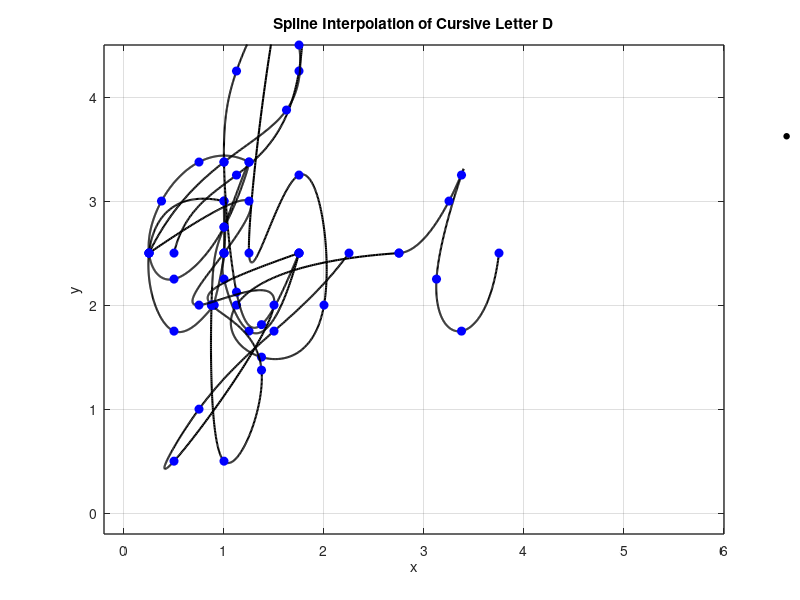

The MATLAB source for this figure:
%% letter a 

% Define data points for x and y coordinates
x = [1 0.25 0.5 0.9 0.9 1 1 1 1 1.25 1.75];
y = [3 2.5 1.75 2 2 2.5 3 2.5 2.25 1.75 2.5];

n = length(x);
t = 0:n-1; % Parametric coordinate t
tt = 0:0.01:n-1; % More dense coordinate tt for spline interpolation

% Compute spline interpolation
xx = spline(t, x, tt);
yy = spline(t, y, tt);

% Plot settings
figure(1)
plot(xx, yy, 'k', 'LineWidth', 1.5) % plot spline
hold on
plot(x, y, 'bo', 'MarkerFaceColor', 'b') % plot data points
axis([-0.2 6 -0.2 4.5])
grid on
title('Spline Interpolation of Cursive Letter D')
xlabel('x')
ylabel('y')
set(gca, 'FontSize', 10, 'LineWidth', 1)
grid on

%% letter b 

% Define data points for x and y coordinates
x = [0.5 1.125 1.75 1.625 1.25 1.75 2 1.375 1.125 2.75];
y = [2.5 3.25 4.25 5.25 2.5 3.25 2 1.5 2 2.5];

n = length(x);
t = 0:n-1; % Parametric coordinate t
tt = 0:0.01:n-1; % More dense coordinate tt for spline interpolation

% Compute spline interpolation
xx = spline(t, x, tt);
yy = spline(t, y, tt);

% Plot settings
figure(1)
plot(xx, yy, 'k', 'LineWidth', 1.5) % plot spline
hold on
plot(x, y, 'bo', 'MarkerFaceColor', 'b') % plot data points
axis([-0.2 6 -0.2 4.5])
grid on
title('Spline Interpolation of Cursive Letter B')
xlabel('x')
ylabel('y')
set(gca, 'FontSize', 10, 'LineWidth', 1)
grid on

%% Letter I
% Define data points for x and y coordinates
x = [2.75 3.25 3.375 3.125 3.375 3.75];
y = [2.5 3 3.25 2.25 1.75 2.5];
dot_x = 6.6;
dot_y = 3.625; 

n = length(x);
t = 0:n-1; % Parametric coordinate t
tt = 0:0.01:n-1; % More dense coordinate tt for spline interpolation

% Compute spline interpolation
xx = spline(t, x, tt);
yy = spline(t, y, tt);

% Plot settings
figure(1)
plot(xx, yy, 'k', 'LineWidth', 1.5) % plot spline
hold on
plot(x, y, 'bo', 'MarkerFaceColor', 'b') % plot data points
text(dot_x, dot_y, '•', 'Color', 'k', 'FontSize', 13);
axis([-0.2 6 -0.2 4.5])
grid on
title('Spline Interpolation of Cursive Letter I')
xlabel('x')

%% l

% Define data point for x and y coordinates 
x = [0.25, 1.00, 1.625, 1.75, 1.50, 1.125, 1.00, 1.125, 1.375, 1.75];
y = [2.50, 3.375,3.875, 4.5, 4.875, 4.25, 3.375, 2.125, 1.8125, 2.5];

n = length(x);
t = 0:n-1; % Parametric coordinate t
tt = 0:0.01:n-1; % More dense coordinate tt for spline interpolation

% Compute spline interpolation
xx = spline(t, x, tt);
yy = spline(t, y, tt);

% Plot settings
figure(1)
plot(xx, yy, 'k', 'LineWidth', 1.5) % plot spline
hold on
plot(x, y, 'bo', 'MarkerFaceColor', 'b') % plot data points
axis([-0.2 6 -0.2 4.5])
grid on
title('Spline Interpolation of Cursive Letter L')
xlabel('x')
ylabel('y')
set(gca, 'FontSize', 10, 'LineWidth', 1)
grid on

%% q 

% Define data points for x and y coordinates 
x = [1.25, 0.75, 0.375, 0.25, 0.5, 1, 1.25, 1, 0.875, 1, 1.375,...
    0.875, 1.75];
y = [3.375, 3.375, 3, 2.5, 2.25, 2.75, 3.375, 2.75, 2, 0.5, 1.375,...
    2, 2.5];

n = length(x);
t = 0:n-1; % Parametric coordinate t
tt = 0:0.01:n-1; % More dense coordinate tt for spline interpolation

% Compute spline interpolation
xx = spline(t, x, tt);
yy = spline(t, y, tt);

% Plot settings
figure(1)
plot(xx, yy, 'k', 'LineWidth', 1.5) % plot spline
hold on
plot(x, y, 'bo', 'MarkerFaceColor', 'b') % plot data points
axis([-0.2 6 -0.2 4.5])
grid on
title('Spline Interpolation of Cursive Letter Q')
xlabel('x')
ylabel('y')
set(gca, 'FontSize', 10, 'LineWidth', 1)
grid on

%% z

% Define data points for x and y coordinates
x = [0.25 1.25 1 0.75 1.5 0.5 0.75 1.5 2.25];
y = [2.5 3 2.5 2 2 0.5 1 1.75 2.5];

n = length(x);
t = 0:n-1; % Parametric coordinate t
tt = 0:0.01:n-1; % More dense coordinate tt for spline interpolation

% Compute spline interpolation
xx = spline(t, x, tt);
yy = spline(t, y, tt);

% Plot settings
figure(1)
plot(xx, yy, 'k', 'LineWidth', 1.5) % plot spline
hold on
plot(x, y, 'bo', 'MarkerFaceColor', 'b') % plot data points
axis([-0.2 6 -0.2 4.5])
grid on
title('Spline Interpolation of Cursive Letter D')
xlabel('x')
ylabel('y')
set(gca, 'FontSize', 10, 'LineWidth', 1)
grid on
